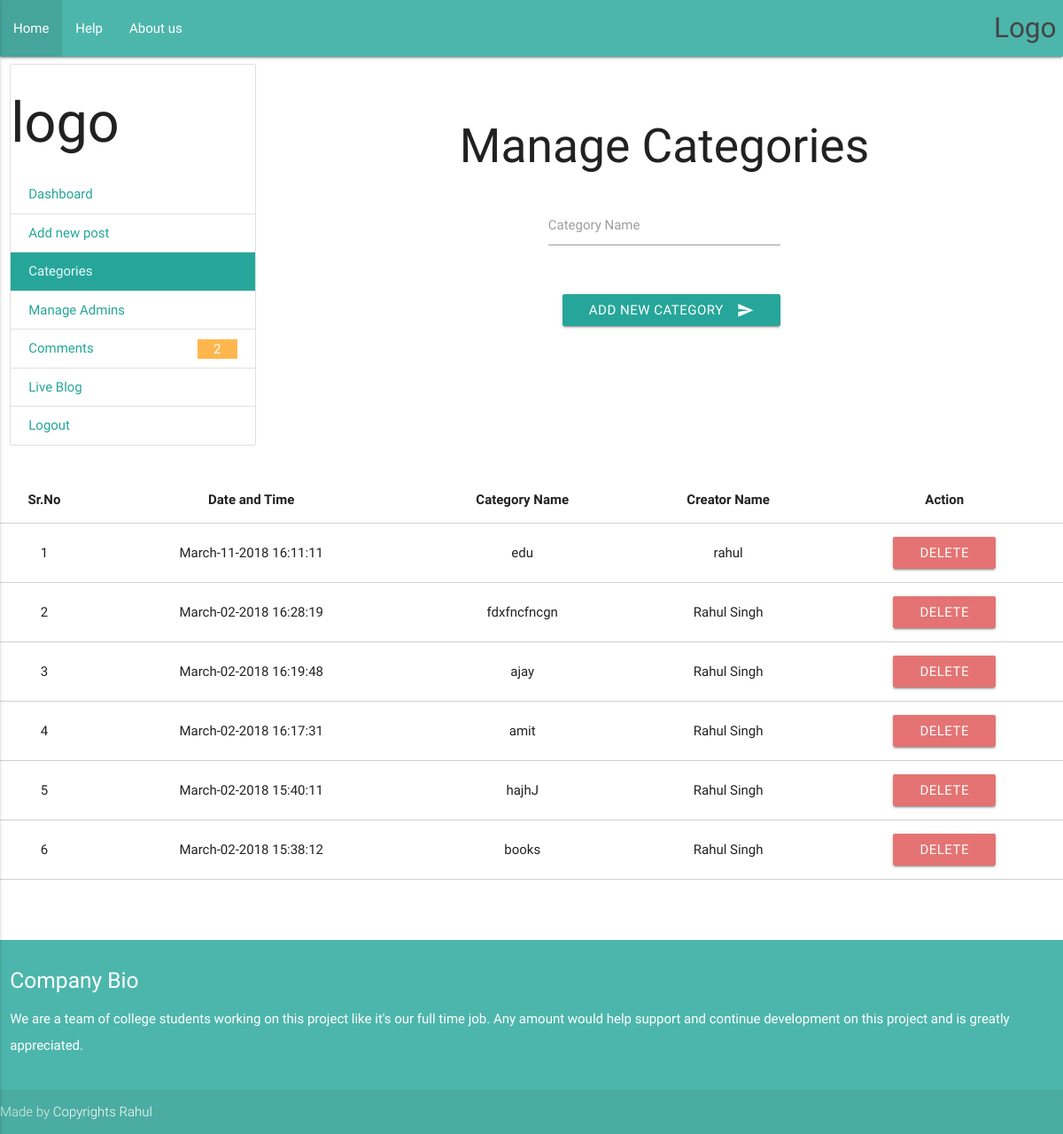
Screenshot of /categories.php (signed in) with the database file from the repository.
### tables this page shows
CREATE TABLE `categories` (
  `id` int(10) NOT NULL,
  `datetime` varchar(50) NOT NULL,
  `name` varchar(100) NOT NULL,
  `creatorname` varchar(200) NOT NULL
);

### categories.php (the view, shortened to what this page needs)
<!DOCTYPE html>
<html lang="en">
<head>
  <link href="css/materialize.css" type="text/css" rel="stylesheet" media="screen,projection"/>
  <link href="css/style.css" type="text/css" rel="stylesheet" media="screen,projection"/>
</head>
<body>
 <nav>
    <div class="nav-wrapper teal lighten-2">
      <a href="#" class="brand-logo right">Logo</a>
      <ul id="nav-mobile" class="left hide-on-med-and-down">
       <li><a class="white-text" href="dashboard.php">Home</a></li>
        <li><a class="white-text" href="#">Help</a></li>
        <li><a class="white-text" href="about_us.php">About us</a></li>      </ul>
    </div>
  </nav>
      <div class="row ">
          <div class="col s12 m4 l3 ">
          <div class="collection hov ">
                  <h1>logo</h1>
               <a href="dashboard.php" class="collection-item  imt  ">Dashboard</a>
                <a href="add_new_post.php" class="collection-item   ">Add new post</a>
                <a href="categories.php" class="collection-item active ">Categories</a>
                <a href="manage_admins.php" class="collection-item  ">Manage Admins</a>
                <a href="comments.php" class="collection-item  ">Comments
<?php
                  require 'conn.php';
                  $sql="SELECT COUNT(*) FROM comments WHERE status='OFF' ";
                  $result=mysqli_query($conn,$sql);
                  $results=mysqli_fetch_array($result);
                  $TotalUnApproved=array_shift($results);
                  if($TotalUnApproved>0){
?>
                  <span class="badge orange lighten-2 white-text"><?php echo $TotalUnApproved; ?></span>
                  <?php } ?>
                </a>
                    <a href="blog.php?Page=1" target="_Blank" class="collection-item  ">Live Blog</a>
                <a href="logout.php" class="collection-item  ">Logout</a>
           </div>
      </div>
      <br><br>
      <div class="col s12 m8 l9">
      <h2 class="center">Manage Categories</h2>
    <form class="col s12" method="post" action="categories.php">
      <div class="row">
        <div class="input-field col l4 offset-l4 s12">
          <input id="category" type="text" data-length="100" name="category_name" required maxlength="100">
          <label for="category">Category Name</label>
        </div>
      </div>
          <div class="row">
          <div class="input-field col l4 offset-l4 s12">
            <button class="btn waves-effect waves-light right  " type="submit" name="add_category">Add new category
              <i class="material-icons right">send</i>
            </button>
          </div>
        </div>
    </form>
  </div>
</div>
<div >
          <table class="responsive-table centered highlight bordered">
        <thead>
          <tr>
              <th>Sr.No</th>
              <th>Date and Time</th>
              <th>Category Name</th>
              <th>Creator Name</th>
              <th>Action</th>
          </tr>
        </thead>
        <tbody>
          <?php
          require 'conn.php';
            $sql="SELECT * from categories ORDER BY `id` desc";
            $result=mysqli_query($conn,$sql);
            $SrNo=0;
            while($results=mysqli_fetch_array($result)){
              $id=$results['id'];
              $DateTime=$results['datetime'];
              $CategoryName=$results['name'];
              $CreatorName=$results['creatorname'];
              $SrNo++;
          ?>
          <tr>
            <td><?php echo htmlentities($SrNo); ?></td>
            <td><?php echo htmlentities($DateTime); ?></td>
            <td><?php echo htmlentities($CategoryName); ?></td>
            <td><?php echo htmlentities($CreatorName); ?></td>
            <td><a href="delete_category.php?id=<?php echo $id; ?>" class="btn waves-effect waves-light red lighten-2" >Delete</a></td>
          </tr>
          <?php } ?>
        </tbody>
      </table>
</div>
  <br><br><br>
  <footer class="page-footer teal lighten-2">
    <div class=" col s12 ">
      <div class="row">
        <div class="col s12 ">
          <h5 class="">Company Bio</h5>
          <p class="">We are a team of college students working on this project like it's our full time job. Any amount would help support and continue development on this project and is greatly appreciated.</p>
        </div>
      </div>
    </div>
    <div class="footer-copyright">
      <div class="container ">
      Made by <a class="white-text" href="http://materializecss.com">Copyrights Rahul</a>
      </div>
    </div>
  </footer>
    </body>
  </html>

### css/style.css (style rules this page uses)
nav ul a, nav .brand-logo { color: #444; }
p { line-height: 2rem; }
footer.page-footer { margin: 0; }

### rows the page displays
categories: datetime "March-11-2018 16:11:11", name "edu", creatorname "rahul"
categories: datetime "March-02-2018 16:28:19", name "fdxfncfncgn", creatorname "Rahul Singh"
categories: datetime "March-02-2018 16:19:48", name "ajay", creatorname "Rahul Singh"
categories: datetime "March-02-2018 16:17:31", name "amit", creatorname "Rahul Singh"
categories: datetime "March-02-2018 15:40:11", name "hajhJ", creatorname "Rahul Singh"
categories: datetime "March-02-2018 15:38:12", name "books", creatorname "Rahul Singh"

### other values shown
$TotalUnApproved "2"
